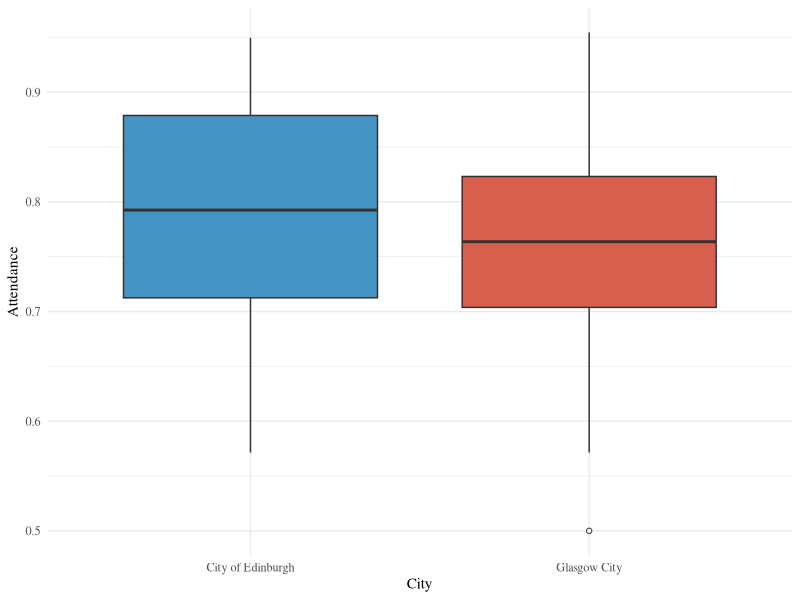
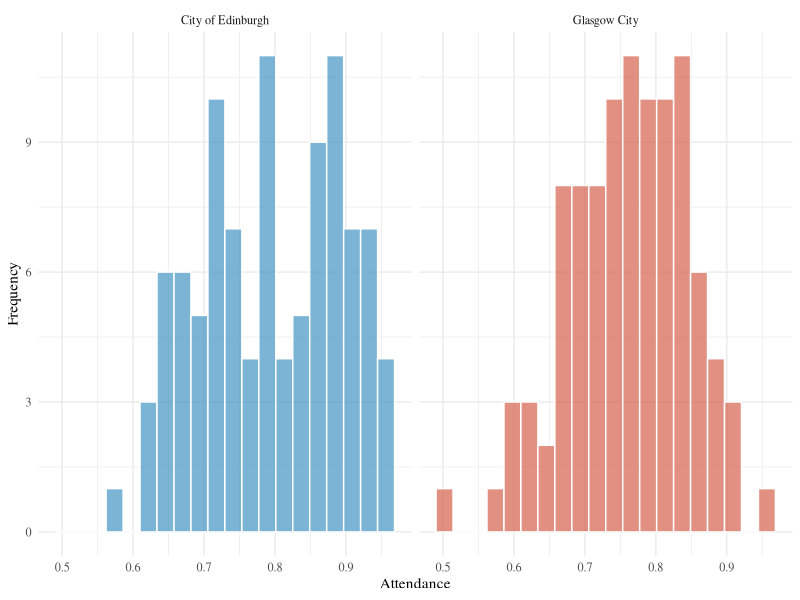
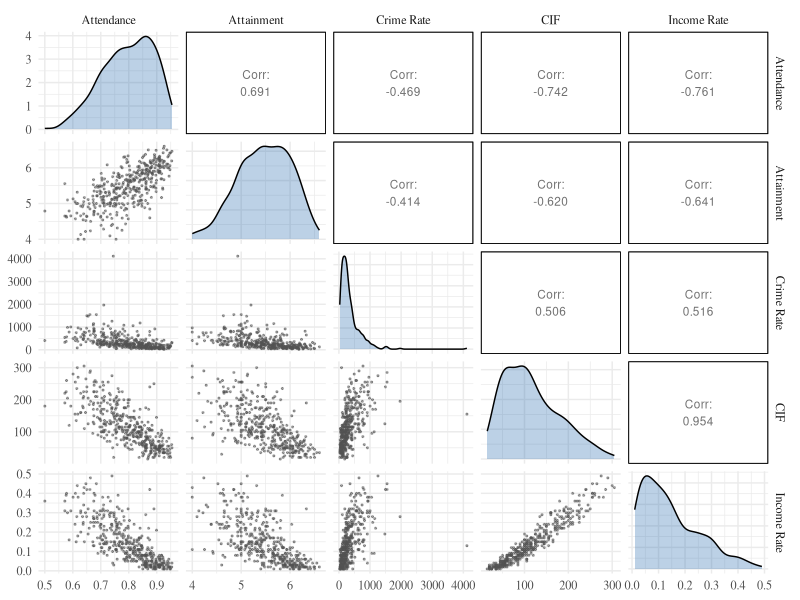
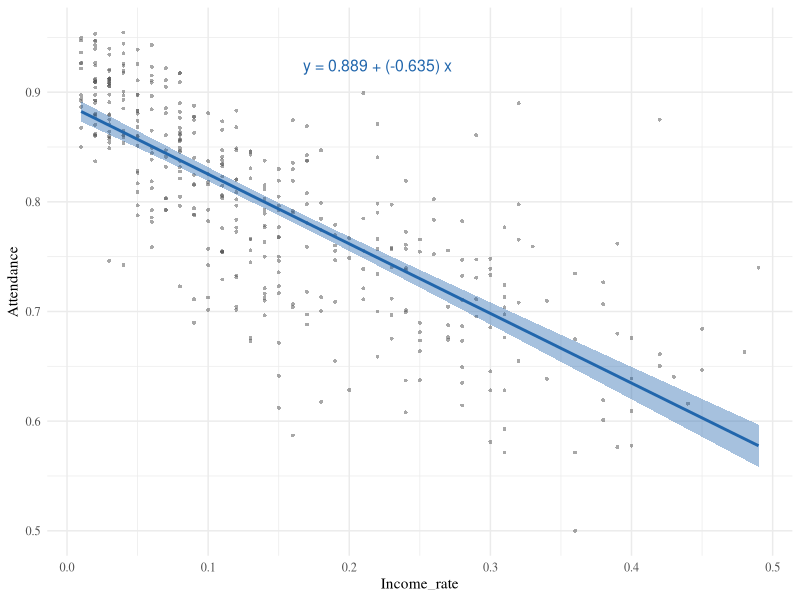
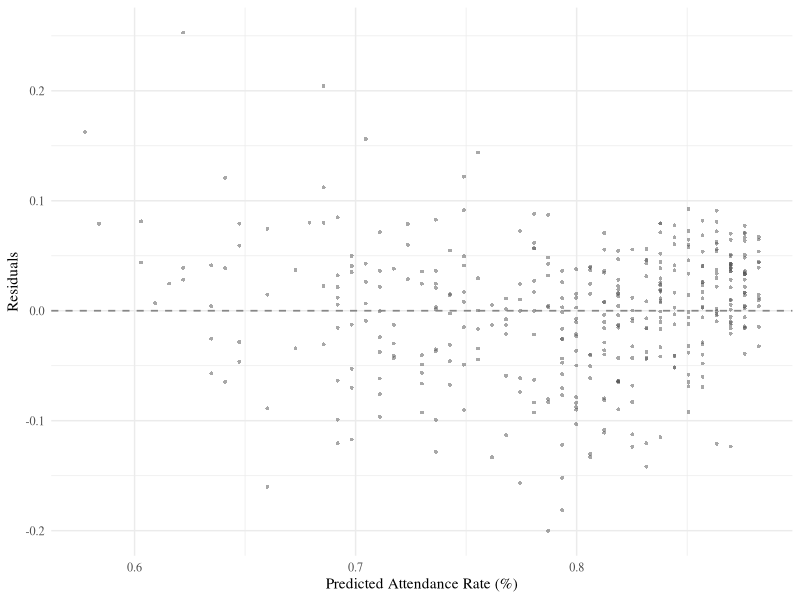
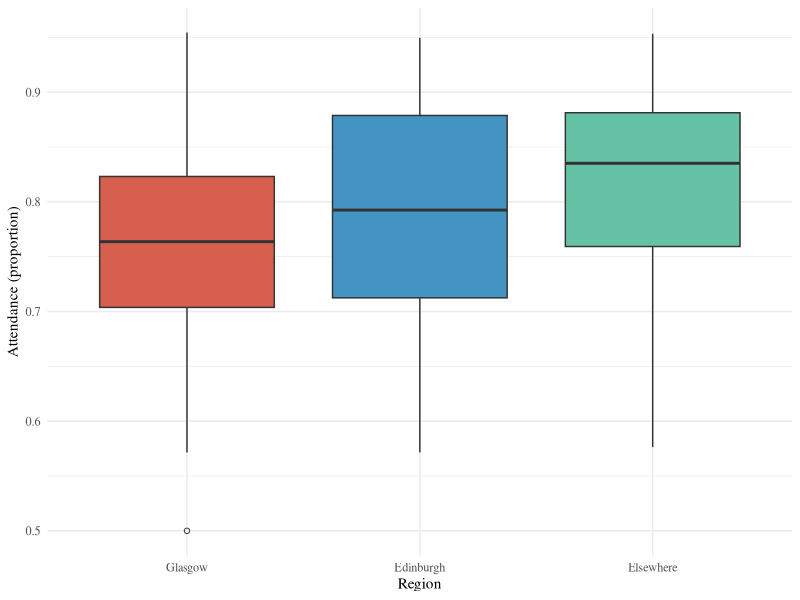
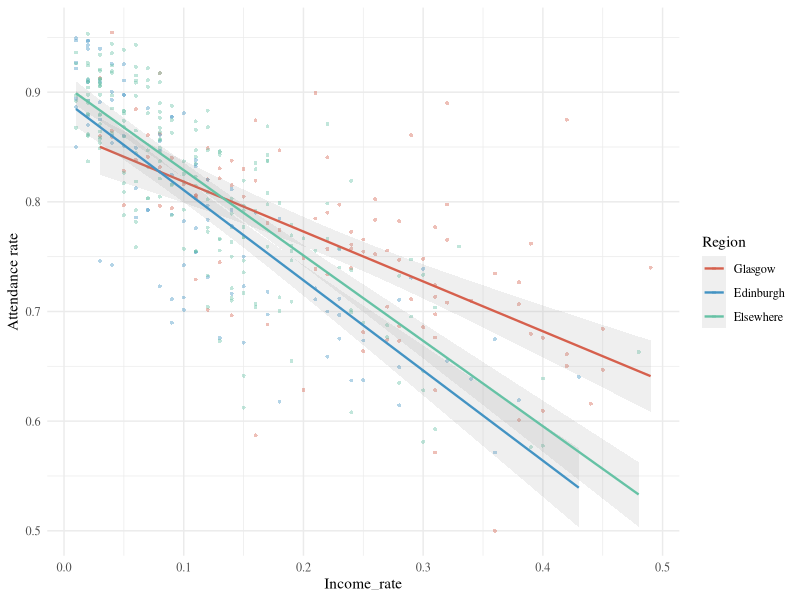
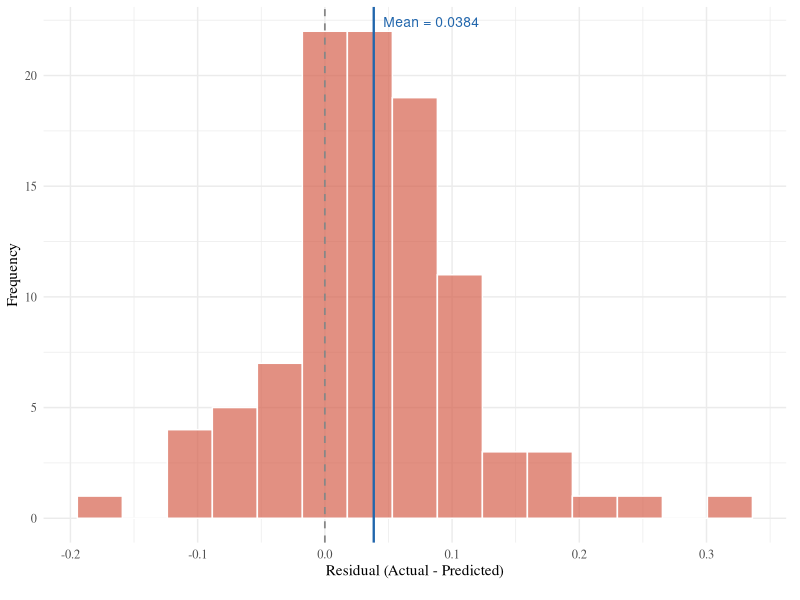

Here is the R script that generated these plots, in order:
## ---- chunk 1
knitr::opts_chunk$set(echo = FALSE, message = FALSE, warning = FALSE, fig.pos = 'H')
dat <- read.csv("scottishData.csv")
library(ggplot2)
library(dplyr)
library(broom)

# Subsets for Section 1
glasgow   <- subset(dat, Council_area == "Glasgow City")
edinburgh <- subset(dat, Council_area == "City of Edinburgh")
elsewhere <- subset(dat, Council_area != "Glasgow City" &
                         Council_area != "City of Edinburgh")

# Region variable for Section 3
dat$Region <- ifelse(dat$Council_area == "Glasgow City", "Glasgow",
              ifelse(dat$Council_area == "City of Edinburgh", "Edinburgh", "Elsewhere"))
dat$Region <- factor(dat$Region, levels = c("Glasgow", "Edinburgh", "Elsewhere"))

# Unified colour palette 
col_gla   <- "#D6604D"   # terracotta  — Glasgow
col_edi   <- "#4393C3"   # steel blue  — Edinburgh
col_else  <- "#66C2A5"   # mint green  — Elsewhere
col_point <- "#525252"   # slate gray  — scatter points
col_line  <- "#2166AC"   # deep blue   — regression line
col_ref   <- "#878787"   # medium gray — reference line

# Use serif font in all plots to match the LaTeX document font
theme_set(theme_minimal(base_family = "serif"))
## ---- chunk 2

dat_two <- subset(dat, Council_area %in% c("Glasgow City", "City of Edinburgh"))

ggplot(dat_two, aes(x = Council_area, y = Attendance, fill = Council_area)) +
  geom_boxplot(outlier.shape = 1, outlier.size = 1.5) +
  scale_fill_manual(values = c("City of Edinburgh" = col_edi, "Glasgow City" = col_gla)) +
  labs(x = "City", y = "Attendance") +
  theme(legend.position = "none")
## ---- chunk 3

ggplot(dat_two, aes(x = Attendance, fill = Council_area)) +
  geom_histogram(bins = 20, alpha = 0.7, color = "white") +
  scale_fill_manual(values = c("City of Edinburgh" = col_edi, "Glasgow City" = col_gla)) +
  facet_wrap(~ Council_area, ncol = 2) +
  labs(x = "Attendance", y = "Frequency") +
  theme(legend.position = "none")
## ---- chunk 4

n_gla <- sum(!is.na(glasgow$Attendance))
n_edi <- sum(!is.na(edinburgh$Attendance))
mean_gla <- mean(glasgow$Attendance, na.rm = TRUE)
mean_edi <- mean(edinburgh$Attendance, na.rm = TRUE)
var_gla  <- var(glasgow$Attendance, na.rm = TRUE)
var_edi  <- var(edinburgh$Attendance, na.rm = TRUE)

sd_gla   <- sd(glasgow$Attendance, na.rm = TRUE)
sd_edi   <- sd(edinburgh$Attendance, na.rm = TRUE)

stats_table <- data.frame(
  City     = c("Glasgow", "Edinburgh"),
  N        = c(n_gla, n_edi),
  Mean     = round(c(mean_gla, mean_edi), 5),
  SD       = round(c(sd_gla, sd_edi), 5),
  Variance = round(c(var_gla, var_edi), 7)
)

knitr::kable(stats_table,
             caption = "Sample means and variances of Attendance for Glasgow and Edinburgh.",
             align = "c",
             booktabs = TRUE)
## ---- chunk 5

ci_mean_gla <- mean_gla + c(-1, 1) * qt(0.975, df = n_gla - 1) * sqrt(var_gla / n_gla)
ci_mean_edi <- mean_edi + c(-1, 1) * qt(0.975, df = n_edi - 1) * sqrt(var_edi / n_edi)

ci_mean_table <- data.frame(
  City  = c("Glasgow", "Edinburgh"),
  Lower = round(c(ci_mean_gla[1], ci_mean_edi[1]), 5),
  Upper = round(c(ci_mean_gla[2], ci_mean_edi[2]), 5)
)

knitr::kable(ci_mean_table,
             caption = "95\\% confidence intervals for the mean of Attendance.",
             align = "c",
             col.names = c("City", "2.5%", "97.5%"),
             booktabs = TRUE)
## ---- chunk 6

# 95% CI for variance using chi-squared distribution
ci_var_gla <- c((n_gla - 1) * var_gla / qchisq(0.975, df = n_gla - 1),
                (n_gla - 1) * var_gla / qchisq(0.025, df = n_gla - 1))
ci_var_edi <- c((n_edi - 1) * var_edi / qchisq(0.975, df = n_edi - 1),
                (n_edi - 1) * var_edi / qchisq(0.025, df = n_edi - 1))

ci_var_table <- data.frame(
  City  = c("Glasgow", "Edinburgh"),
  Lower = round(c(ci_var_gla[1], ci_var_edi[1]), 7),
  Upper = round(c(ci_var_gla[2], ci_var_edi[2]), 7)
)

knitr::kable(ci_var_table,
             caption = "95\\% confidence intervals for the variance of Attendance.",
             align = "c",
             col.names = c("City", "2.5%", "97.5%"),
             booktabs = TRUE)
## ---- chunk 7

f_result <- var.test(glasgow$Attendance, edinburgh$Attendance)

f_table <- data.frame(
  Statistic = round(f_result$statistic, 4),
  df1       = f_result$parameter[1],
  df2       = f_result$parameter[2],
  p_value   = formatC(f_result$p.value, format = "e", digits = 4)
)

knitr::kable(f_table,
             caption = "F-test for equality of variances of Attendance.",
             align = "c",
             col.names = c("F-statistic", "df1", "df2", "p-value"),
             booktabs = TRUE)
## ---- chunk 8

t_result <- t.test(glasgow$Attendance, edinburgh$Attendance, var.equal = FALSE)

t_table <- data.frame(
  Statistic = round(t_result$statistic, 4),
  df        = round(t_result$parameter, 2),
  p_value   = formatC(t_result$p.value, format = "e", digits = 4)
)

knitr::kable(t_table,
             caption = "Welch's two-sample t-test for difference in mean Attendance.",
             align = "c",
             col.names = c("t-statistic", "df", "p-value"),
             booktabs = TRUE)
## ---- chunk 9
library(GGally)

vars <- c("Attendance", "Attainment", "crime_rate", "CIF", "Income_rate")

ggpairs(dat[, vars],
        columnLabels = c("Attendance", "Attainment", "Crime Rate", "CIF", "Income Rate"),
        lower = list(continuous = wrap("points", size = 0.4, alpha = 0.5, colour = col_point)),
        diag  = list(continuous = wrap("densityDiag", fill = col_line, alpha = 0.3)),
        upper = list(continuous = wrap("cor", size = 3, stars = FALSE)))
## ---- chunk 10
# Store individual correlations for later use
cor_matrix <- round(cor(dat[, vars], use = "complete.obs", method = "pearson"), 3)
r_attainment <- cor_matrix[1, 2]
r_crime      <- cor_matrix[1, 3]
r_cif        <- cor_matrix[1, 4]
r_income     <- cor_matrix[1, 5]
## ---- chunk 11
# Identify the variable with the highest absolute correlation with Attendance
correlations <- c(
  Attainment = r_attainment,
  Crime_rate = r_crime,
  CIF = r_cif,
  Income_rate = r_income
)
data2_name <- names(which.max(abs(correlations)))

# Fit simple linear regression
model_formula <- as.formula(paste("Attendance ~", data2_name))
lm_model <- lm(model_formula, data = dat)

# Extract coefficients
intercept <- coef(lm_model)[1]
slope     <- coef(lm_model)[2]
r_squared <- summary(lm_model)$r.squared
## ---- chunk 12
display_name <- gsub("_", " ", data2_name)

knitr::kable(
  tidy(lm_model),
  digits = 4,
  caption = paste("Simple linear regression model: Attendance ~", display_name),
  booktabs = TRUE
)
## ---- chunk 13
ci <- confint(lm_model, level = 0.95)
rownames(ci) <- c("Intercept ", "Slope")
colnames(ci) <- c("2.5%", "97.5%")

knitr::kable(
  ci,
  digits = 4,
  caption = "95\\% Confidence Intervals for Regression Coefficients",
  booktabs = TRUE
)
## ---- chunk 14

equation <- paste0("y = ", round(intercept, 3), " + (", round(slope, 3), ") x")

# Dynamic annotation position
x_pos <- quantile(dat[[data2_name]], 0.75, na.rm = TRUE)
y_pos <- quantile(dat$Attendance, 0.95, na.rm = TRUE)

ggplot(dat, aes(x = !!sym(data2_name), y = Attendance)) +
  geom_point(shape = 16, size = 1, colour = adjustcolor(col_point, alpha.f = 0.5)) +
  geom_smooth(method = "lm", se = TRUE, colour = col_line, fill = adjustcolor(col_line, alpha.f = 0.15)) +
  labs(
    x = data2_name,
    y = "Attendance"
  ) +
  annotate("text", x = x_pos, y = y_pos, label = equation, parse = FALSE,
           size = 4, colour = col_line)

## ---- chunk 15

# residuals
dat$residuals <- residuals(lm_model)
dat$fitted    <- fitted(lm_model)

ggplot(dat, aes(x = fitted, y = residuals)) +
  geom_point(shape = 16, size = 1, colour = adjustcolor(col_point, alpha.f = 0.5)) +
  geom_hline(yintercept = 0, linetype = "dashed", colour = col_ref, linewidth = 0.6) +
  labs(
    x = "Predicted Attendance Rate (%)",
    y = "Residuals"
  )

## ---- chunk 16
ggplot(dat, aes(x = Region, y = Attendance, fill = Region)) +
  geom_boxplot(outlier.shape = 1, outlier.size = 1.5) +
  scale_fill_manual(values = c("Glasgow" = col_gla, "Edinburgh" = col_edi, "Elsewhere" = col_else)) +
  labs(x = "Region", y = "Attendance (proportion)") +
  theme(legend.position = "none")
## ---- chunk 17
# F-tests: variance comparison
f_gla_else <- var.test(glasgow$Attendance, elsewhere$Attendance)
f_edi_else <- var.test(edinburgh$Attendance, elsewhere$Attendance)
f_gla_edi  <- var.test(glasgow$Attendance, edinburgh$Attendance)

f_table <- data.frame(
  Comparison = c("Glasgow vs Elsewhere", "Edinburgh vs Elsewhere", "Glasgow vs Edinburgh"),
  F_stat     = round(c(f_gla_else$statistic, f_edi_else$statistic, f_gla_edi$statistic), 4),
  df1        = c(f_gla_else$parameter[1], f_edi_else$parameter[1], f_gla_edi$parameter[1]),
  df2        = c(f_gla_else$parameter[2], f_edi_else$parameter[2], f_gla_edi$parameter[2]),
  p_value    = c(formatC(f_gla_else$p.value, format = "e", digits = 3),
                 formatC(f_edi_else$p.value, format = "e", digits = 3),
                 formatC(f_gla_edi$p.value, format = "e", digits = 3))
)

knitr::kable(f_table,
             caption = "F-tests comparing variance of Attendance between regions.",
             align = "c",
             col.names = c("Comparison", "F-statistic", "df1", "df2", "p-value"),
             booktabs = TRUE)
## ---- chunk 18
# Welch's t-tests: mean comparison
t_gla_else <- t.test(glasgow$Attendance, elsewhere$Attendance, var.equal = FALSE)
t_edi_else <- t.test(edinburgh$Attendance, elsewhere$Attendance, var.equal = FALSE)
t_gla_edi  <- t.test(glasgow$Attendance, edinburgh$Attendance, var.equal = FALSE)

t_table <- data.frame(
  Comparison = c("Glasgow vs Elsewhere", "Edinburgh vs Elsewhere", "Glasgow vs Edinburgh"),
  t_stat     = round(c(t_gla_else$statistic, t_edi_else$statistic, t_gla_edi$statistic), 4),
  df         = round(c(t_gla_else$parameter, t_edi_else$parameter, t_gla_edi$parameter), 2),
  p_value    = c(formatC(t_gla_else$p.value, format = "e", digits = 3),
                 formatC(t_edi_else$p.value, format = "e", digits = 3),
                 formatC(t_gla_edi$p.value, format = "e", digits = 3))
)

knitr::kable(t_table,
             caption = "Welch's t-tests comparing mean Attendance between regions.",
             align = "c",
             col.names = c("Comparison", "t-statistic", "df", "p-value"),
             booktabs = TRUE)
## ---- chunk 19
lm_gla  <- lm(Attendance ~ Income_rate, data = glasgow)
lm_edi  <- lm(Attendance ~ Income_rate, data = edinburgh)
lm_else <- lm(Attendance ~ Income_rate, data = elsewhere)

# Extract coefficients
slopes     <- c(coef(lm_gla)[2], coef(lm_edi)[2], coef(lm_else)[2])
intercepts <- c(coef(lm_gla)[1], coef(lm_edi)[1], coef(lm_else)[1])
r_sq       <- c(summary(lm_gla)$r.squared, summary(lm_edi)$r.squared, summary(lm_else)$r.squared)

# 95% CIs for slopes
ci_gla  <- confint(lm_gla,  "Income_rate", level = 0.95)
ci_edi  <- confint(lm_edi,  "Income_rate", level = 0.95)
ci_else <- confint(lm_else, "Income_rate", level = 0.95)

reg_table <- data.frame(
  Region    = c("Glasgow", "Edinburgh", "Elsewhere"),
  Intercept = round(intercepts, 4),
  Slope     = round(slopes, 4),
  CI_lower  = round(c(ci_gla[1], ci_edi[1], ci_else[1]), 4),
  CI_upper  = round(c(ci_gla[2], ci_edi[2], ci_else[2]), 4),
  R_squared = round(r_sq, 4)
)

knitr::kable(reg_table,
             caption = "Regional regression models: Attendance on Income\\_rate.",
             align = "c",
             booktabs = TRUE,
             col.names = c("Region", "Intercept", "Slope",
                           "Slope CI lower", "Slope CI upper", "$R^2$"))
## ---- chunk 20
ggplot(dat, aes(x = Income_rate, y = Attendance, colour = Region)) +
  geom_point(shape = 16, size = 1, alpha = 0.4) +
  geom_smooth(method = "lm", se = TRUE, linewidth = 0.8, alpha = 0.15) +
  scale_colour_manual(values = c("Glasgow" = col_gla, "Edinburgh" = col_edi, "Elsewhere" = col_else)) +
  labs(x = "Income_rate", y = "Attendance rate")
## ---- chunk 21
new_data <- data.frame(Income_rate = 0.15)

pred_gla  <- predict(lm_gla,  newdata = new_data, interval = "prediction", level = 0.95)
pred_edi  <- predict(lm_edi,  newdata = new_data, interval = "prediction", level = 0.95)
pred_else <- predict(lm_else, newdata = new_data, interval = "prediction", level = 0.95)

pred_table <- data.frame(
  Region = c("Glasgow", "Edinburgh", "Elsewhere"),
  Fitted = round(c(pred_gla[1], pred_edi[1], pred_else[1]), 4),
  Lower  = round(c(pred_gla[2], pred_edi[2], pred_else[2]), 4),
  Upper  = round(c(pred_gla[3], pred_edi[3], pred_else[3]), 4),
  Width  = round(c(pred_gla[3] - pred_gla[2],
                    pred_edi[3] - pred_edi[2],
                    pred_else[3] - pred_else[2]), 4)
)

knitr::kable(pred_table,
             caption = "95\\% prediction intervals for Attendance at Income\\_rate $= 0.15$.",
             align = "c",
             col.names = c("Region", "Fitted", "Lower", "Upper", "Width"),
             booktabs = TRUE)
## ---- chunk 22
# Baseline model: trained on non-Glasgow data
dat_baseline <- subset(dat, Region != "Glasgow")
lm_baseline  <- lm(Attendance ~ Income_rate, data = dat_baseline)

baseline_summary <- summary(lm_baseline)
b0 <- coef(lm_baseline)[1]
b1 <- coef(lm_baseline)[2]
## ---- chunk 23
baseline_ci <- confint(lm_baseline, level = 0.95)

baseline_coef <- data.frame(
  Term      = c("Intercept", "Income_rate"),
  Estimate  = round(coef(lm_baseline), 4),
  CI_lower  = round(baseline_ci[, 1], 4),
  CI_upper  = round(baseline_ci[, 2], 4)
)

knitr::kable(baseline_coef,
             caption = paste0("Baseline regression model (non-Glasgow, $n = ",
                              nrow(dat_baseline), "$): Attendance on Income\\_rate."),
             align = "c",
             booktabs = TRUE,
             col.names = c("Term", "Estimate", "95% CI lower", "95% CI upper"),
             row.names = FALSE)
## ---- chunk 24
# Predict Glasgow's "expected" attendance using the baseline model
glasgow$predicted <- predict(lm_baseline, newdata = glasgow)
glasgow$residual  <- glasgow$Attendance - glasgow$predicted

# Descriptive statistics of Glasgow residuals
mean_resid <- mean(glasgow$residual)
sd_resid   <- sd(glasgow$residual)
n_resid    <- length(glasgow$residual)
## ---- chunk 25
resid_df <- data.frame(residual = glasgow$residual)
ggplot(resid_df, aes(x = residual)) +
  geom_histogram(bins = 15, fill = col_gla, colour = "white", alpha = 0.7) +
  geom_vline(xintercept = 0, linetype = "dashed", colour = col_ref, linewidth = 0.6) +
  geom_vline(xintercept = mean_resid, colour = col_line, linewidth = 0.8) +
  annotate("text", x = mean_resid, y = Inf, vjust = 2, hjust = -0.1,
           label = paste0("Mean = ", round(mean_resid, 4)),
           colour = col_line, size = 3.5) +
  scale_x_continuous(breaks = scales::pretty_breaks(n = 6)) +
  labs(x = "Residual (Actual - Predicted)", y = "Frequency") +
  theme(
        axis.text.x = element_text(size = 9),
        plot.margin = margin(t = 5, r = 10, b = 15, l = 5, unit = "pt"))
## ---- chunk 26
t_resid <- t.test(glasgow$residual, mu = 0)

t_resid_table <- data.frame(
  Mean_residual = round(mean_resid, 4),
  SE            = round(sd_resid / sqrt(n_resid), 4),
  t_stat        = round(t_resid$statistic, 4),
  df            = t_resid$parameter,
  p_value       = formatC(t_resid$p.value, format = "e", digits = 3),
  CI_lower      = round(t_resid$conf.int[1], 4),
  CI_upper      = round(t_resid$conf.int[2], 4)
)

knitr::kable(t_resid_table,
             caption = "One-sample t-test on Glasgow residuals ($H_0: \\mu_e = 0$).",
             align = "c",
             booktabs = TRUE,
             col.names = c("Mean residual", "SE", "t-statistic", "df",
                           "p-value", "95% CI lower", "95% CI upper"),
             row.names = FALSE)
## ---- chunk 27
# Select continuous candidate variables (exclude identifiers, Income, and Attendance)
scan_vars <- c("Employment_rate", "CIF",
               "ALCOHOL", "DRUG", "SMR", "DEPRESS", "LBWT", "EMERG",
               "Attainment", "no_qualifications", "not_participating", "University",
               "drive_petrol", "drive_GP", "drive_post", "drive_primary",
               "drive_retail", "drive_secondary",
               "PT_GP", "PT_post", "PT_retail",
               "Broadband", "crime_rate",
               "overcrowded_rate", "nocentralheat_rate")

# Compute Pearson r between Glasgow residuals and each variable
cors <- sapply(scan_vars, function(v) {
  x <- glasgow[[v]]
  if (is.numeric(x) && sum(!is.na(x)) > 5) {
    cor(glasgow$residual, x, use = "complete.obs")
  } else {
    NA
  }
})

# Sort by absolute correlation
cors <- cors[!is.na(cors)]
cors_sorted <- sort(abs(cors), decreasing = TRUE)
cors_signed <- cors[names(cors_sorted)]

scan_table <- data.frame(
  Variable = names(cors_signed),
  r        = round(cors_signed, 4),
  abs_r    = round(abs(cors_signed), 4)
)

knitr::kable(scan_table,
             caption = "Pearson correlations: Glasgow residuals vs candidate variables (sorted by absolute r).",
             align = "c",
             col.names = c("Variable", "r", "Abs(r)"),
             row.names = FALSE,
             booktabs = TRUE)
## ---- chunk 28
# Identify the variable with the highest |r|
top_var_name <- names(cors_signed)[1]
top_var_r    <- cors_signed[1]
top_var_tex  <- gsub("_", "\\_", top_var_name, fixed = TRUE)
## ---- chunk 29
lm_deep <- lm(glasgow$residual ~ glasgow[[top_var_name]])
r_deep     <- cor(glasgow$residual, glasgow[[top_var_name]], use = "complete.obs")
r2_deep    <- summary(lm_deep)$r.squared
slope_deep <- coef(lm_deep)[2]
ci_deep    <- confint(lm_deep, level = 0.95)

deep_df <- data.frame(x = glasgow[[top_var_name]], y = glasgow$residual)

ggplot(deep_df, aes(x = x, y = y)) +
  geom_point(shape = 16, size = 1, alpha = 0.4, colour = col_gla) +
  geom_smooth(method = "lm", se = TRUE, colour = col_line,
              fill = adjustcolor(col_line, alpha.f = 0.15), linewidth = 0.8) +
  geom_hline(yintercept = 0, linetype = "dashed", colour = col_ref, linewidth = 0.6) +
  labs(x = top_var_name, y = "Residual (Actual - Predicted Attendance)")
## ---- chunk 30
deep_table <- data.frame(
  Statistic = c("Pearson r", "R-squared", "Slope", "Slope 95% CI lower", "Slope 95% CI upper"),
  Value     = round(c(r_deep, r2_deep, slope_deep, ci_deep[2, 1], ci_deep[2, 2]), 4)
)

knitr::kable(deep_table,
             caption = paste0("Regression of Glasgow residuals on ", top_var_tex, "."),
             align = "c",
             row.names = FALSE,
             booktabs = TRUE)
## ---- chunk 31
q_resid <- quantile(glasgow$residual, probs = c(1/3, 2/3))
q_topvar <- quantile(glasgow[[top_var_name]], probs = c(1/3, 2/3), na.rm = TRUE)

resid_cat <- cut(glasgow$residual,
                 breaks = c(-Inf, q_resid[1], q_resid[2], Inf),
                 labels = c("Negative", "Neutral", "Positive"))
topvar_cat <- cut(glasgow[[top_var_name]],
                  breaks = c(-Inf, q_topvar[1], q_topvar[2], Inf),
                  labels = c("Low", "Medium", "High"))

cont_table <- table(resid_cat, topvar_cat)

knitr::kable(cont_table,
             caption = paste0("Contingency table: Residual category $\\times$ ",
                              top_var_tex, " category (Glasgow only)."),
             booktabs = TRUE)

chi_result <- chisq.test(cont_table)
